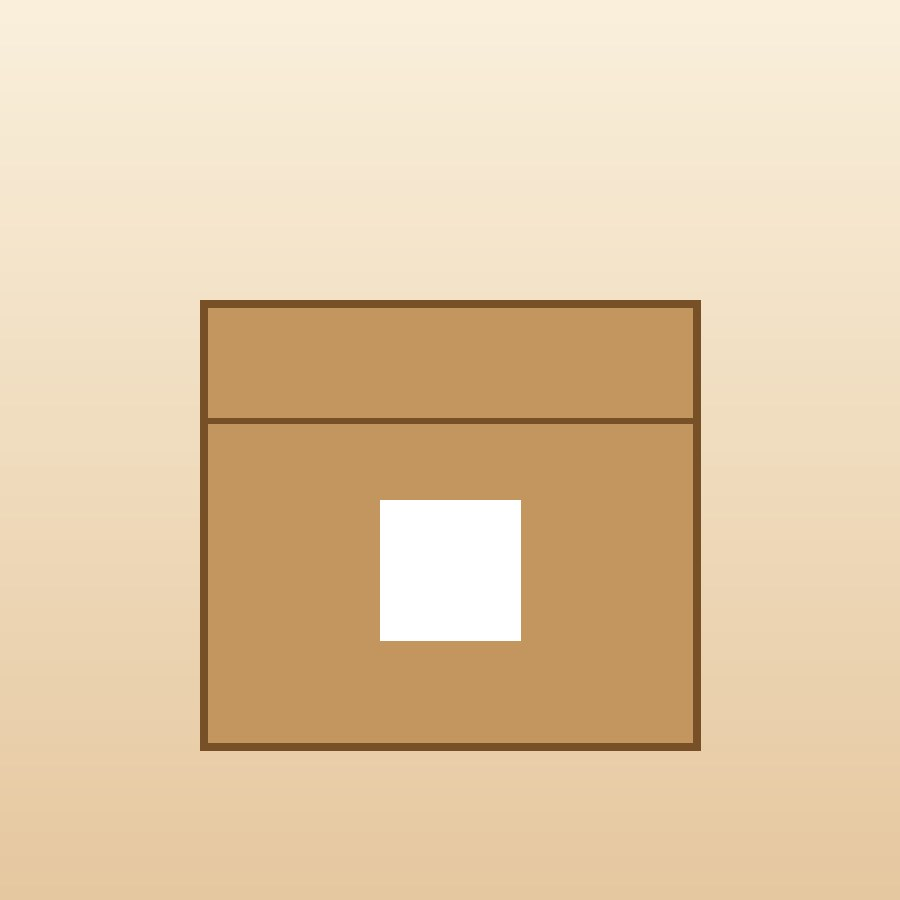
#> input picture mobile/test/fixtures/milk-box.jpg, 900 x 900 px
$ python -i escpos.py   (imports and definitions only)
#> lines starting #> are read from the running program, lines starting #| are printed output that depends on the picture
#> further down, picture is the input picture: PIL image 900x900 RGB; mean R, G, B 227.4, 202.1, 167.2
"""ESC/POS byte builder — only the widely documented core commands.

Text is printed as a raster image (``GS v 0``), not through the printer's code pages:
most thermal printers have no reliable Persian code page, while raster printing is
supported by practically every ESC/POS printer. Whether a *particular* model accepts
these commands must still be proven on the device (compatibility registry).
"""

from __future__ import annotations

from PIL import Image

ESC = b"\x1b"
GS = b"\x1d"

INIT = ESC + b"@"  # ESC @: initialise printer
# Dots per line at 203 dpi for the common printable widths.
PAPER_DOTS = {58: 384, 80: 576}


def feed(lines: int) -> bytes:
    """ESC d n: print and feed n lines."""
    return ESC + b"d" + bytes([max(0, min(lines, 255))])


def cut() -> bytes:
    """GS V 66 n: feed n dots then partial cut (function B)."""
    return GS + b"V" + bytes([66, 0])


def drawer_kick(pin: int) -> bytes:
    """ESC p m t1 t2: pulse the drawer kick-out connector (m=0 → pin 2, m=1 → pin 5).

    t1/t2 are on/off times in units of 2 ms (here 50 ms on, 500 ms off), the values
    commonly used for solenoid drawers.
    """
    m = 0 if pin == 2 else 1
    return ESC + b"p" + bytes([m, 25, 250])


def raster(image: Image.Image) -> bytes:
    """GS v 0 m xL xH yL yH d1…dk: one monochrome bit image; black pixels print.

    Large images are sent in bands of at most 255 rows, which every printer buffers.
    """
    img = image.convert("1")
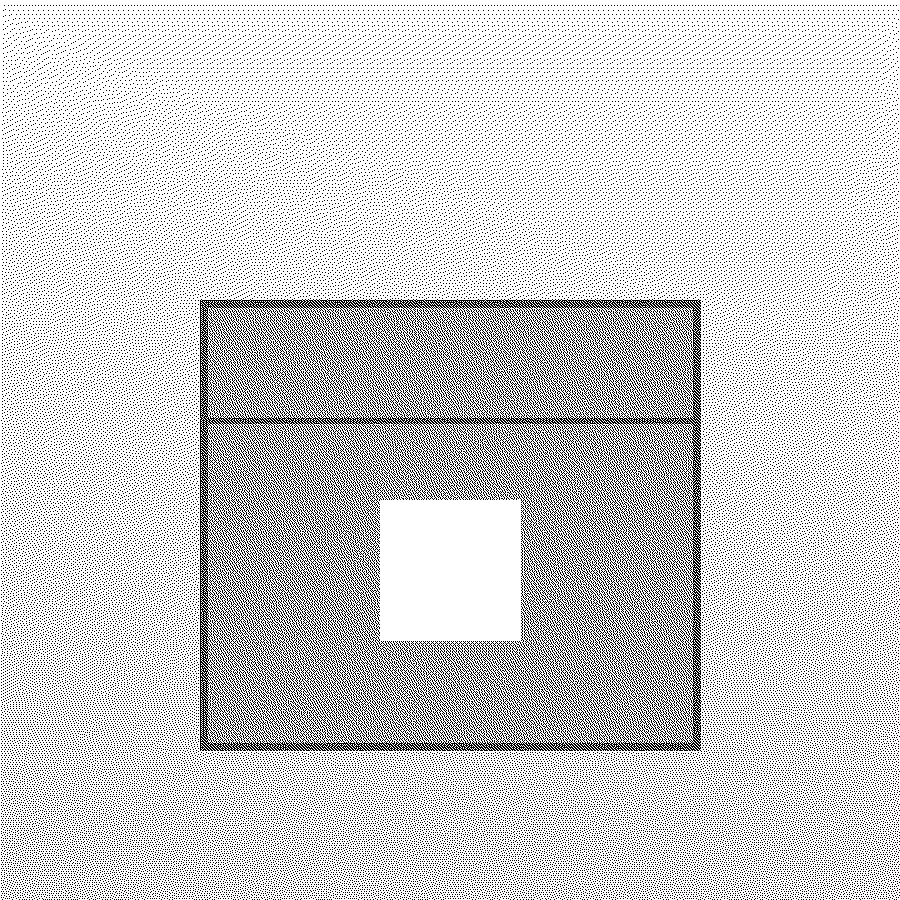
#> img: PIL image 900x900 1; 80.6% white; black in thin lines or dots
    width_bytes = (img.width + 7) // 8
#> width_bytes = 113
    out = bytearray()
    band = 255
    for top in range(0, img.height, band):
        part = img.crop((0, top, img.width, min(top + band, img.height)))
        rows = part.height
        # PIL mode "1": 0 = black. ESC/POS: bit 1 = print a dot.
        inverted = Image.eval(part.convert("L"), lambda v: 255 - v).convert("1")
        padded = Image.new("1", (width_bytes * 8, rows), 0)
        padded.paste(inverted, (0, 0))
        out += GS + b"v0" + bytes([0])
        out += bytes([width_bytes & 0xFF, width_bytes >> 8, rows & 0xFF, rows >> 8])
        out += padded.tobytes()
#> this loop made 4 passes
#> pass 1, in raster, `part = img.crop((0, top, img.width, min(top + band, img.height)))`:
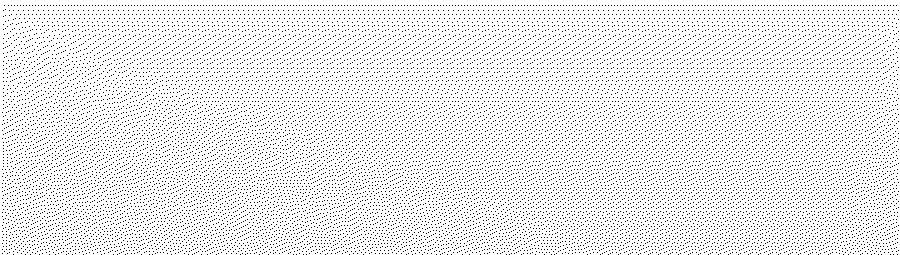
#> part: PIL image 900x255 1; 92.1% white; black in thin lines or dots
#> pass 2, in raster, `part = img.crop((0, top, img.width, min(top + band, img.height)))`:
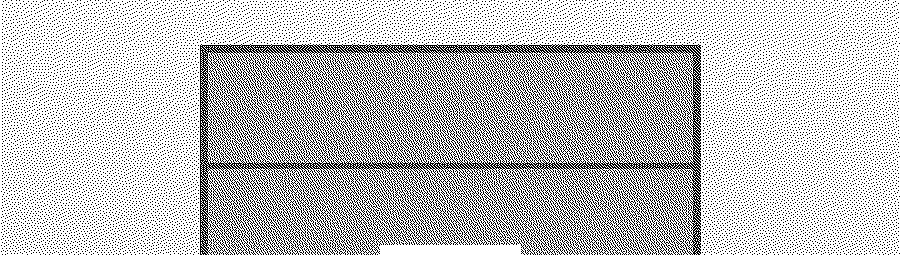
#> part: PIL image 900x255 1; 75.1% white; black in thin lines or dots
#> after the loop:
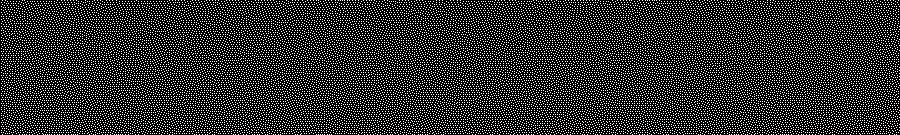
#> inverted: PIL image 900x135 1; 19.1% white in thin lines or dots
#> after the loop:
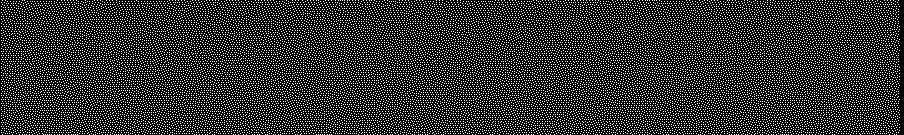
#> padded: PIL image 904x135 1; 19% white in thin lines or dots
    return bytes(out)


def receipt_bytes(image: Image.Image, *, cut_paper: bool, drawer_pin: int | None) -> bytes:
    """Full job: init, optional drawer pulse first (cash in hand sooner), image, feed, cut."""
    out = INIT
    if drawer_pin is not None:
        out += drawer_kick(drawer_pin)
    out += raster(image) + feed(4)
    if cut_paper:
        out += cut()
    return out


def decode_raster(data: bytes) -> list[Image.Image]:
    """Test helper: rebuild the bit images from a byte stream (``GS v 0`` blocks only)."""
    images: list[Image.Image] = []
    i = 0
    while True:
        i = data.find(GS + b"v0", i)
        if i < 0:
            return images
        xl, xh, yl, yh = data[i + 4 : i + 8]
        wb, rows = xl + (xh << 8), yl + (yh << 8)
        body = data[i + 8 : i + 8 + wb * rows]
        img = Image.frombytes("1", (wb * 8, rows), body)
        images.append(Image.eval(img.convert("L"), lambda v: 255 - v).convert("1"))
        i += 8 + wb * rows

>>> from PIL import Image
>>> picture = Image.open('../../mobile/test/fixtures/milk-box.jpg')
>>> result = raster(picture)

$ run again, on mobile/test/fixtures/milk.jpg
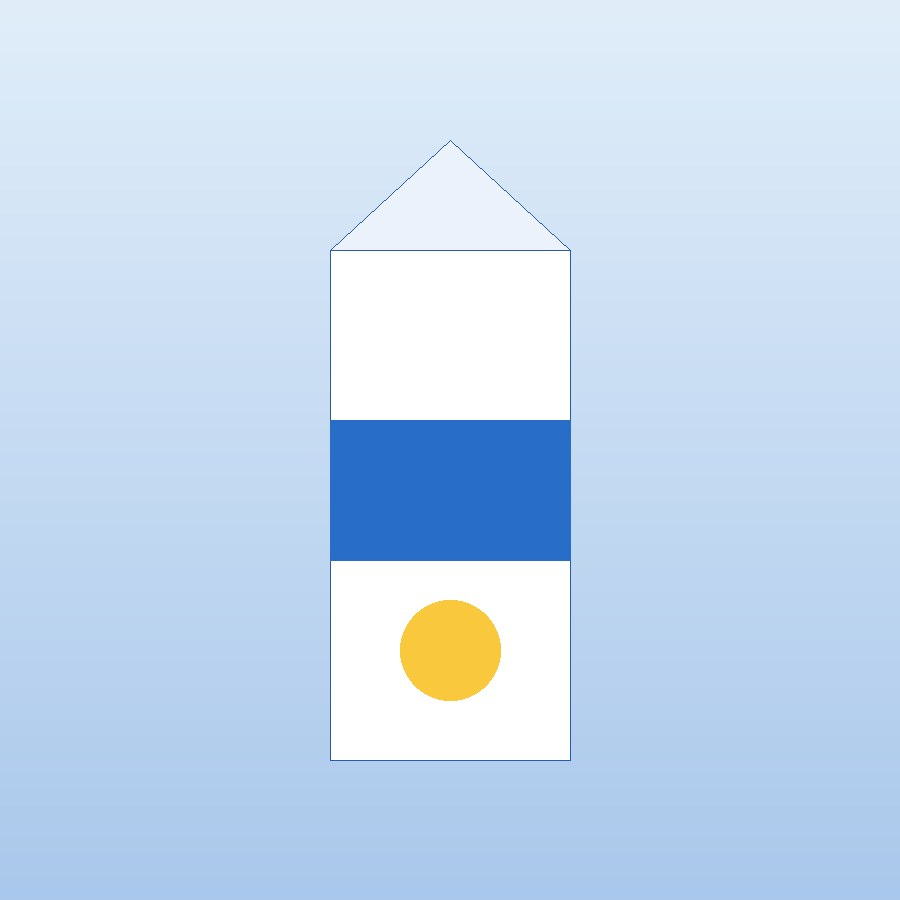
#> input picture mobile/test/fixtures/milk.jpg, 900 x 900 px
#> picture is the input picture: PIL image 900x900 RGB; mean R, G, B 197.2, 217.7, 239.8
#> in raster, `img = image.convert("1")`:
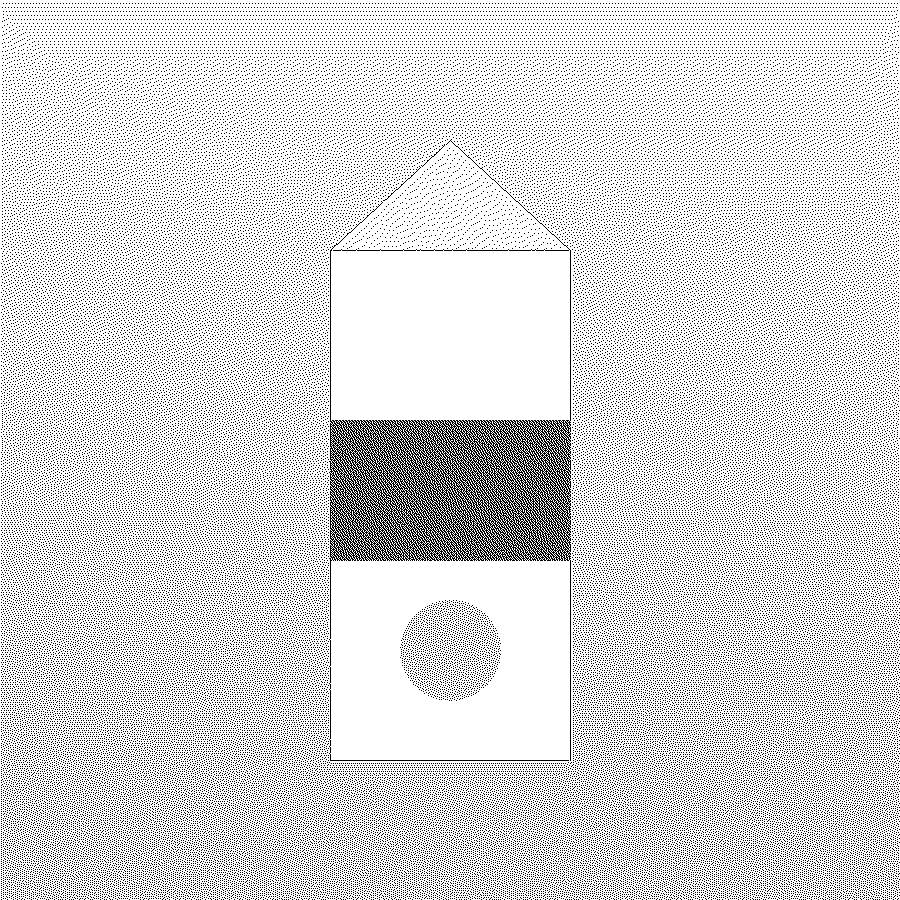
#> img: PIL image 900x900 1; 83.8% white; black in thin lines or dots
#> after the loop in raster, `for top in range(0, img.height, band):`:
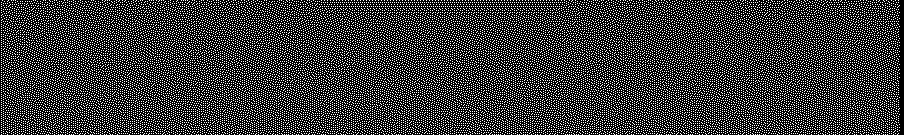
#> padded: PIL image 904x135 1; 22.7% white in thin lines or dots

$ run again, on mobile/test/fixtures/water.jpg
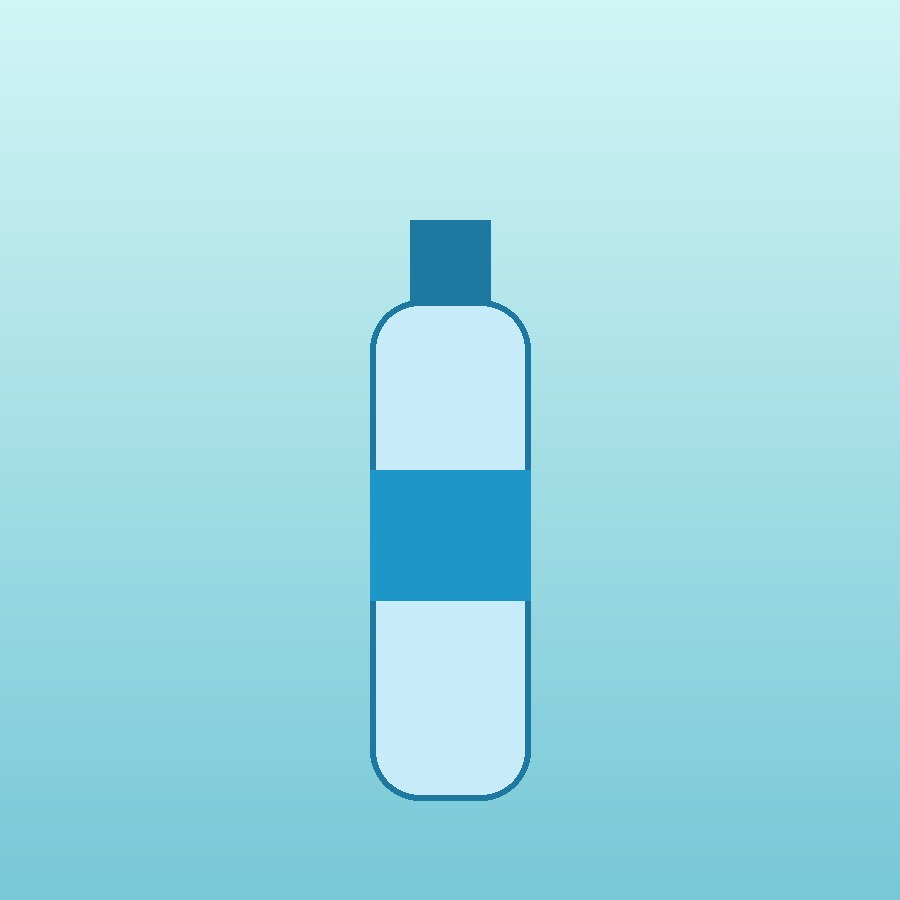
#> input picture mobile/test/fixtures/water.jpg, 900 x 900 px
#> picture is the input picture: PIL image 900x900 RGB; mean R, G, B 162.1, 219.9, 229.2
#> in raster, `img = image.convert("1")`:
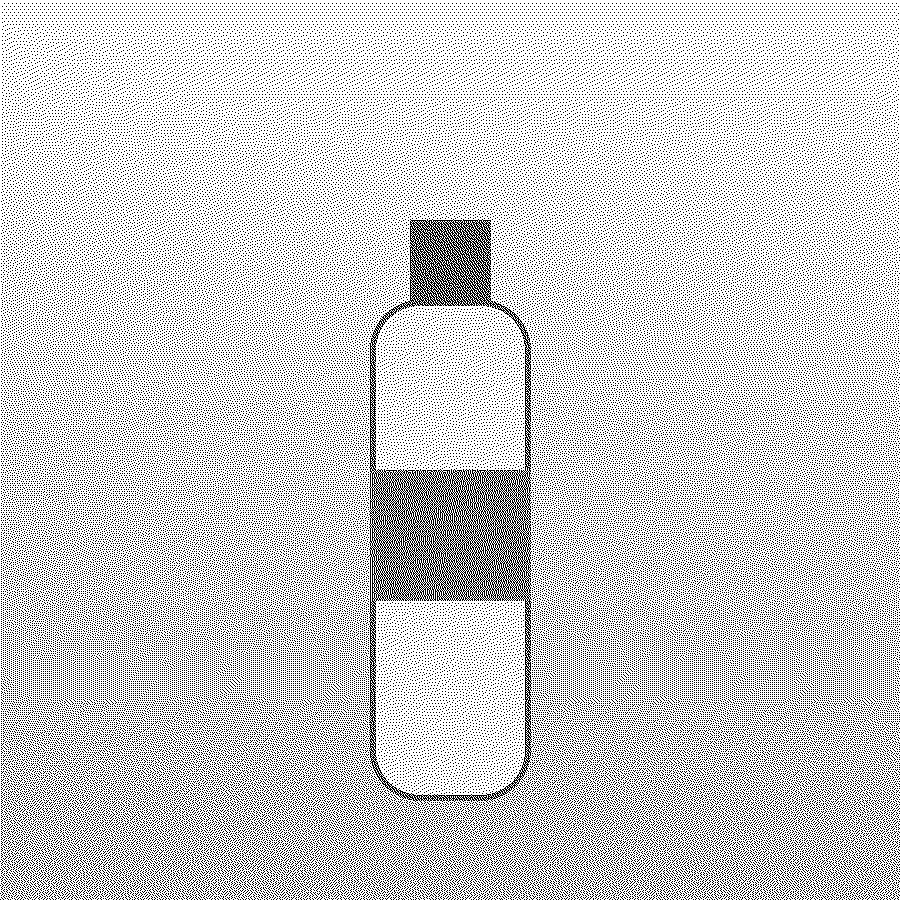
#> img: PIL image 900x900 1; 79.8% white; black in thin lines or dots
#> after the loop in raster, `for top in range(0, img.height, band):`:
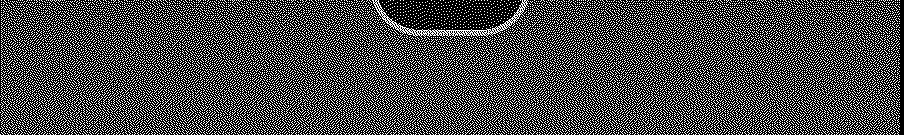
#> padded: PIL image 904x135 1; 28.7% white in thin lines or dots
